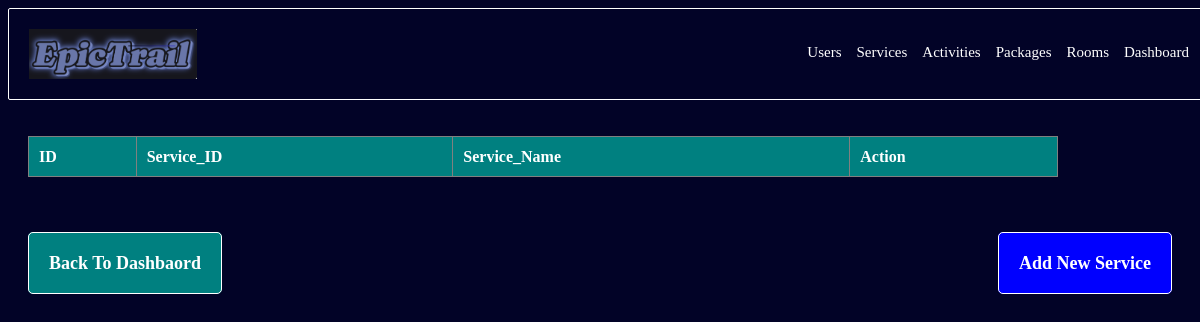
/services/, run on an earlier commit of the app's database.
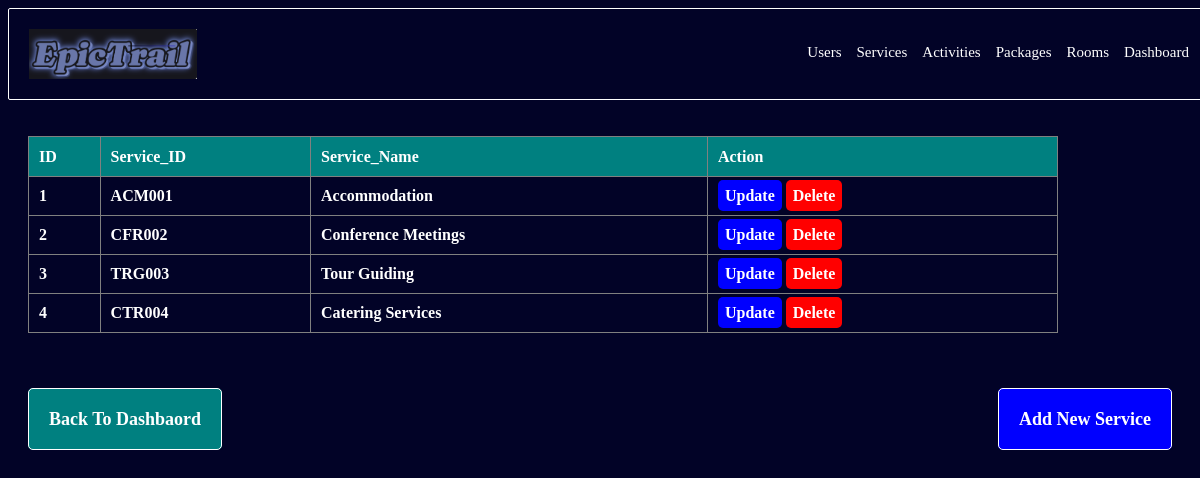
And on a later commit of the database.
### myApp/models.py (models this page shows, shortened)
class Services(models.Model):
    id = models.AutoField(primary_key=True)
    service_id = models.CharField(max_length=10, unique=True)
    service_name = models.CharField(max_length=100)

### myApp/views.py (the view)
# urls.py: path('services/', views.services, name='services'),
def services(request):
    services = Services.objects.all()
    return render(request, 'services.html', {'services': services})

### myApp/templates/services.html (shortened to what this page needs)
{% load  static %}
<!DOCTYPE html>
<html lang="en">
<head>
    <link rel="stylesheet" href="{% static 'css/styles.css' %}">
</head>
<body>
    <div class="navbar">
        <div class="logo">
          <img src="{% static 'images/EpicTrail.png' %}" alt="Logo Img">
        </div>
        <div class="nav-links">
          <ul>
            <li><a href="{% url 'users' %}">Users</a></li>
            <li><a href="{% url 'services' %}">Services</a></li>
            <li><a href="{% url 'activities' %}">Activities</a></li>
            <li><a href="{% url 'packages' %}">Packages</a></li>
            <li><a href="{% url 'rooms' %}">Rooms</a></li>
            <li><a href="{% url 'admin_dashboard' %}">Dashboard</a></li>
          </ul>
        </div>
      </div><br>
    <div class="content">
        <div class="table">
            <table border="1">
                <thead>
                    <tr>
                        <th>ID</th>
                        <th>Service_ID</th>
                        <th>Service_Name</th>
                        <th>Action</th>
                    </tr>
                </thead>
                <tbody>
                    {% for service in services %}
                    <tr>
                        <td>{{ service.id }}</td>
                        <td>{{ service.service_id }}</td>
                        <td>{{ service.service_name }}</td>
                        <td>
                            <a href="{% url 'update_service' service.id %}" class="update">Update</a>
                            <a href="{% url 'delete_service' service.id %}" class="delete">Delete</a>
                        </td>
                    </tr>
                    {% endfor %}
                </tbody>
            </table>
        </div>
    </div><br><br>
    <div class="links">
        <div class="back"><a href="{% url 'admin_dashboard' %}" class="back">Back To Dashbaord </a></div>
        <div class="adding"><a href="{% url 'add_service' %}" class="adding">Add New Service</a></div>
    </div>
</body>
</html>

What changed in the data, as far as the page shows it:
added Services: id "1", service_id "ACM001", service_name "Accommodation"
added Services: id "2", service_id "CFR002", service_name "Conference Meetings"
added Services: id "3", service_id "TRG003", service_name "Tour Guiding"
added Services: id "4", service_id "CTR004", service_name "Catering Services"
